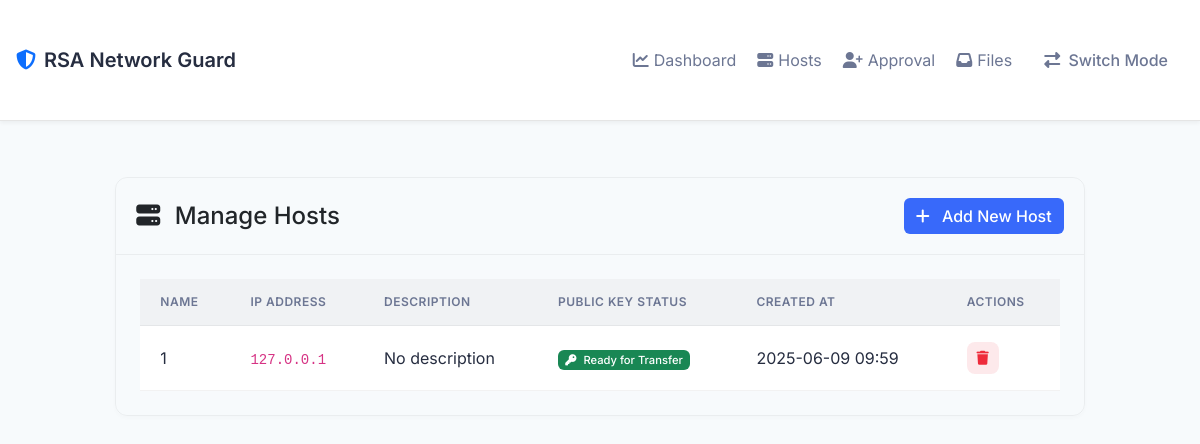
The page /receiver_hosts on the database as committed earlier.
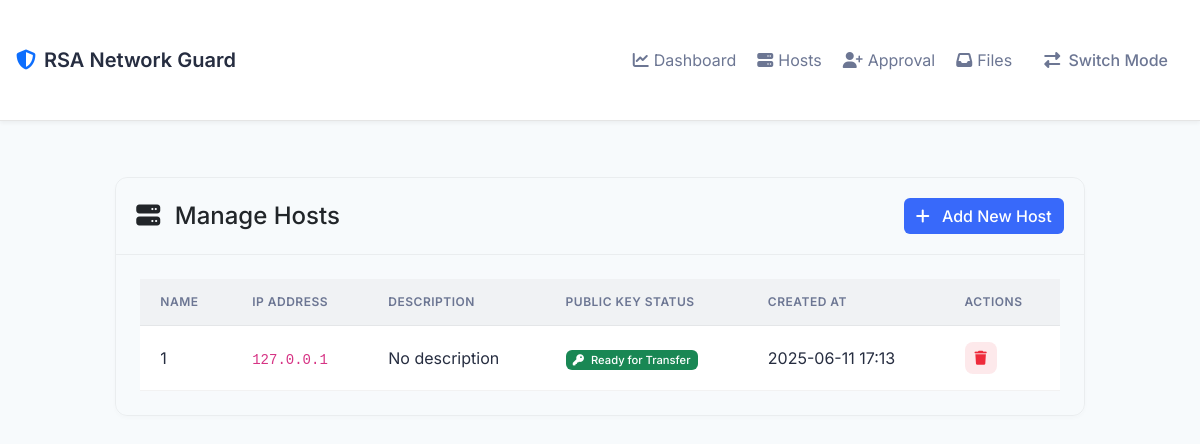
The same page on the database as committed later.
### models.py (models this page shows, shortened)
class Host(db.Model):
    id = db.Column(db.Integer, primary_key=True)
    name = db.Column(db.String(100), nullable=False)
    ip_address = db.Column(db.String(45), nullable=False)
    description = db.Column(db.Text)
    public_key = db.Column(db.Text)
    created_at = db.Column(db.DateTime, default=datetime.utcnow)
    created_by = db.Column(db.String(45))
    __table_args__ = (
        db.UniqueConstraint('name', 'ip_address', name='uix_host_name_ip'),
    )

### routes.py (the view)
@app.route('/receiver_hosts')
def receiver_hosts():
    client_ip = get_client_ip()
    hosts = Host.query.filter_by(ip_address=client_ip).all()
    return render_template('hosts.html', hosts=hosts, client_ip=client_ip)

### routes.py (called while the page is built)
def get_client_ip():
    ip = None
    if request.headers.get('X-Forwarded-For'):
        ip = request.headers.get('X-Forwarded-For').split(',')[0].strip()
    elif request.headers.get('X-Real-IP'):
        ip = request.headers.get('X-Real-IP')
    else:
        ip = request.remote_addr
    try:
        return ipaddress.ip_address(ip).exploded
    except ValueError:
        return None

### templates/hosts.html (shortened to what this page needs)
{% extends "base.html" %}
{% block content %}
<div class="row justify-content-center">
    <div class="col-lg-10">
        <div class="card mb-4">
            <div class="card-header d-flex justify-content-between align-items-center">
                <h4 class="mb-0">
                    <i class="fas fa-server me-2"></i>
                    Manage Hosts
                </h4>
                <button type="button" class="btn btn-primary" data-bs-toggle="modal" data-bs-target="#addHostModal">
                    <i class="fas fa-plus me-2"></i>
                    Add New Host
                </button>
            </div>
            <div class="card-body">
                {% if hosts %}
                <div class="table-responsive">
                    <table class="table table-hover">
                        <thead>
                            <tr>
                                <th>Name</th>
                                <th>IP Address</th>
                                <th>Description</th>
                                <th>Public Key Status</th>
                                <th>Created At</th>
                                <th>Actions</th>
                            </tr>
                        </thead>
                        <tbody>
                            {% for host in hosts %}
                            <tr>
                                <td>{{ host.name }}</td>
                                <td><code>{{ host.ip_address }}</code></td>
                                <td>{{ host.description or 'No description' }}</td>
                                <td>                                    {% if host.public_key %}
                                    <span class="badge bg-success" data-bs-toggle="tooltip" title="This host can receive encrypted files">
                                        <i class="fas fa-key me-1"></i>
                                        Ready for Transfer
                                    </span>
                                    {% else %}
                                    <span class="badge bg-warning" data-bs-toggle="tooltip" title="RSA keys will be generated automatically">
                                        <i class="fas fa-spinner fa-spin me-1"></i>
                                        Generating Keys...
                                    </span>
                                    {% endif %}
                                </td>
                                <td>{{ host.created_at.strftime('%Y-%m-%d %H:%M') }}</td>
                                <td>
                                    <form action="{{ url_for('delete_host', host_id=host.id) }}" method="POST" class="d-inline">
                                        <button type="submit" class="btn btn-sm btn-danger" onclick="return confirm('Are you sure you want to delete this host?')">
                                            <i class="fas fa-trash"></i>
                                        </button>
                                    </form>
                                </td>
                            </tr>
                            {% endfor %}
                        </tbody>
                    </table>
                </div>
                {% else %}
                <div class="alert alert-info">
                    <i class="fas fa-info-circle me-2"></i>
                    No hosts have been added yet. Click the "Add New Host" button to add one.
                </div>
                {% endif %}
            </div>
        </div>
    </div>
</div>
{% endblock %}

Rows that differ between the two databases and show on the page:
changed Host "No description": created_at "2025-06-09 09:59" → "2025-06-11 17:13"
